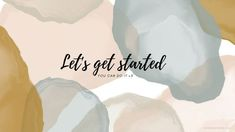
#> input picture images/wallpaper.jpg, 235 x 132 px, found by its file name
$ python 13_combining_image.py
#> lines starting #> are read from the running program, lines starting #| are printed output that depends on the picture
import cv2
import numpy as np

image = cv2.imread(r"DRDO\images\wallpaper.jpg")
#> image is the input picture: shape (132, 235, 3); mean B, G, R 188.4, 203.6, 212.2
image2 = cv2.imread(r"DRDO\images\bg1.jpg")
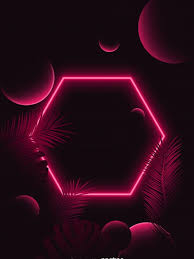
#> input picture images/bg1.jpg, 194 x 259 px, found by its file name
#> image2 is the input picture: shape (259, 194, 3); mean B, G, R 23.6, 9.9, 42.1

# changing the dimensions of the image
image = cv2.resize(image,(600,600))
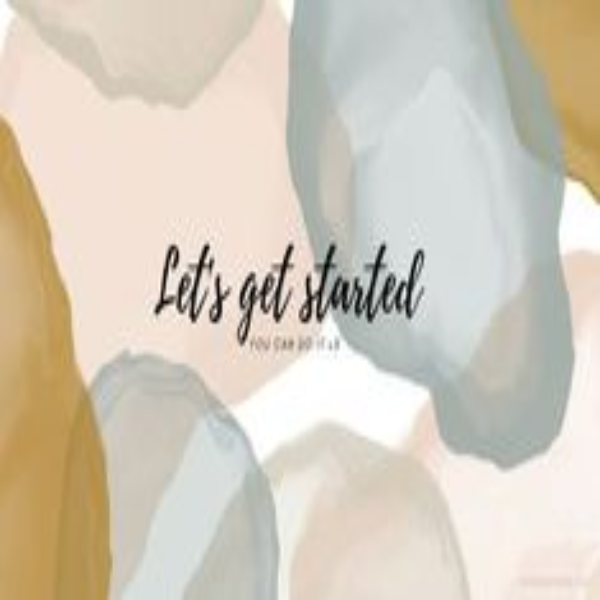
#> image: shape (600, 600, 3); mean B, G, R 188.3, 203.5, 212.1
image2 = cv2.resize(image2,(600,600))
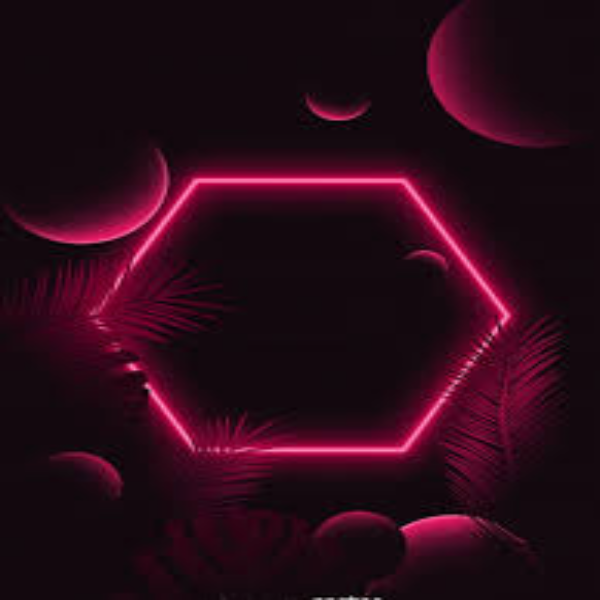
#> image2: shape (600, 600, 3); mean B, G, R 23.6, 9.9, 42

# take images of same dimensions (hame width, height and channel) to combine them
added_image = cv2.add(image2, image)
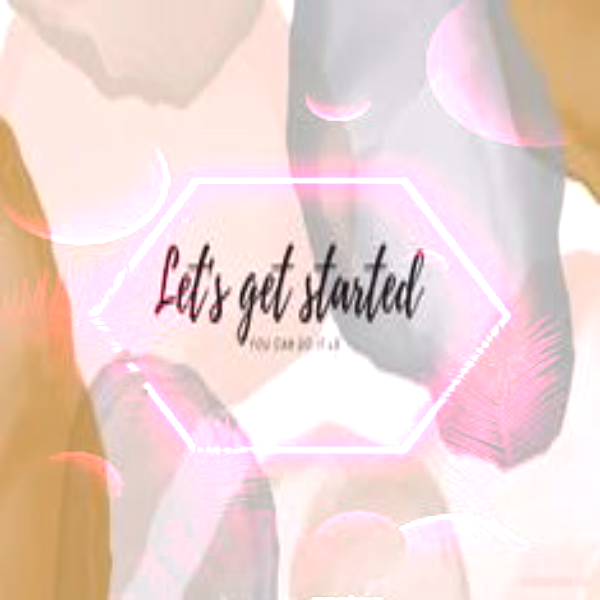
#> added_image: shape (600, 600, 3); mean B, G, R 208.5, 212.2, 235.6
print(added_image.shape)
#| (600, 600, 3)
# cv2.imshow("Combined Image",added_image)

# adding the image via weight
added_image2  = cv2.addWeighted(image, 0.25, image2, 1.0, 10)
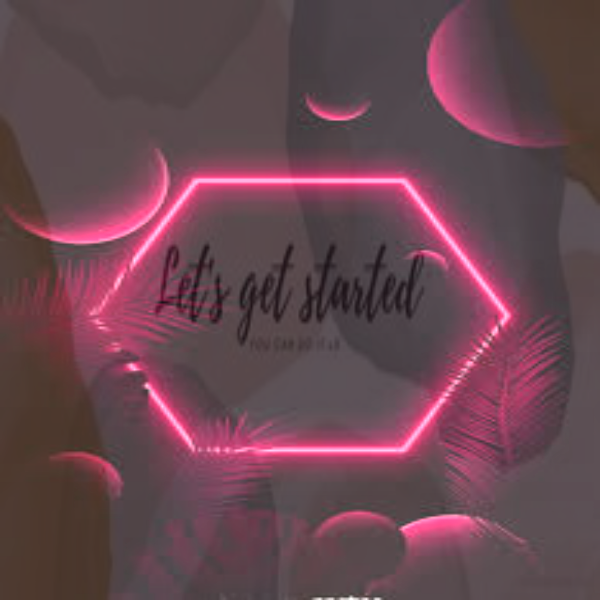
#> added_image2: shape (600, 600, 3); mean B, G, R 80.7, 70.7, 104.3

cv2.imshow("Combined Image Via Weight",added_image2)
cv2.waitKey(0)
cv2.destroyAllWindows()
